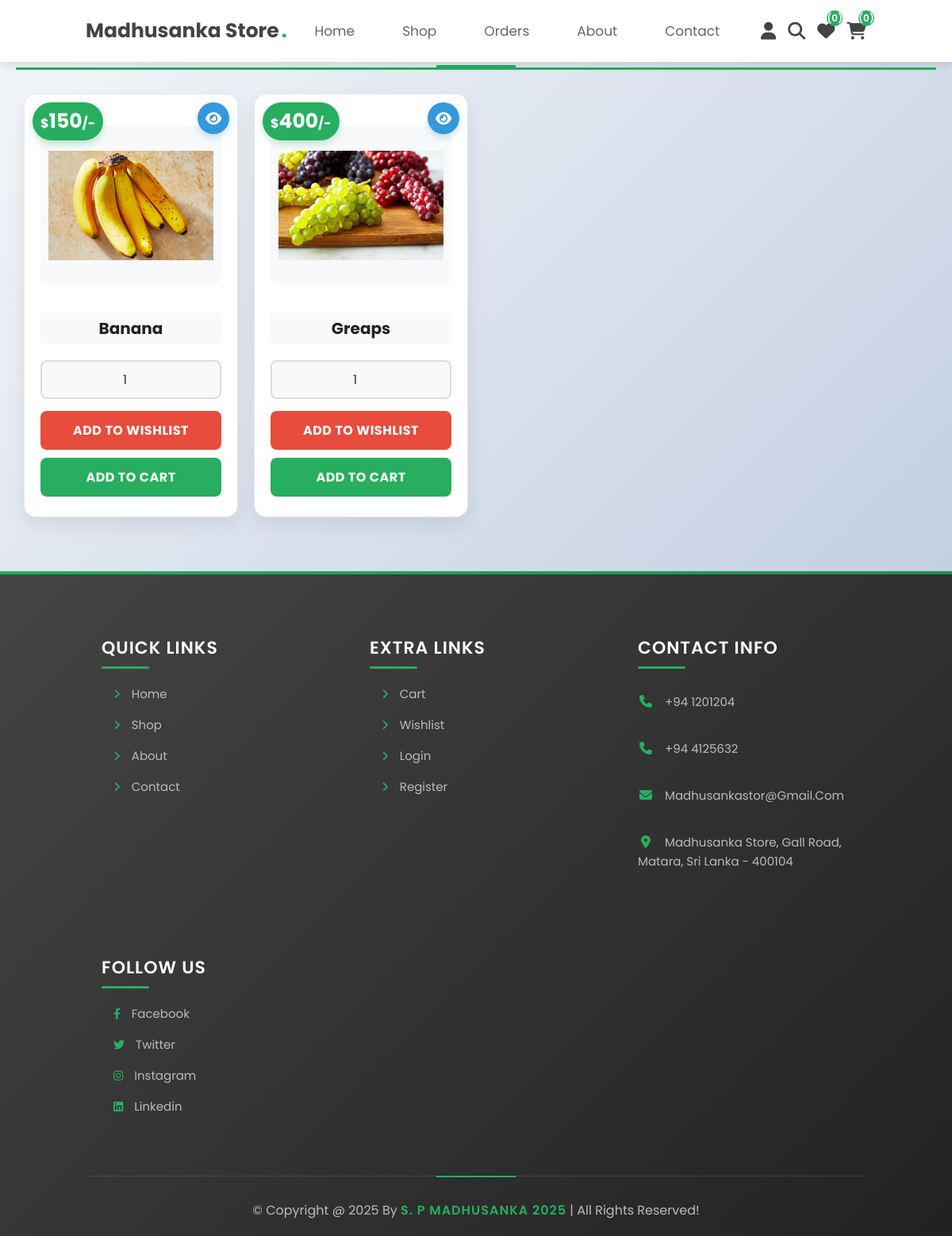
The page /category.php?category=fruits (signed in) on the database its author committed.
### tables this page shows
CREATE TABLE `products` (
  `id` int(100) NOT NULL,
  `name` varchar(100) NOT NULL,
  `category` varchar(20) NOT NULL,
  `details` varchar(500) NOT NULL,
  `price` int(100) NOT NULL,
  `image` varchar(100) NOT NULL
);

### category.php (the view, shortened to what this page needs)
<?php
@include 'config.php';
?>
<!DOCTYPE html>
<html lang="en">
<head>
   <link rel="stylesheet" href="https://cdnjs.cloudflare.com/ajax/libs/font-awesome/6.1.1/css/all.min.css">
   <link rel="stylesheet" href="css/home.css">
   <link rel="stylesheet" href="css/category.css">
</head>
<body>
<?php include 'header.php'; ?>
<section class="products">
   <h1 class="title">products categories</h1>
   <div class="box-container">
   <?php
      $category_name = $_GET['category'] ?? '';
      $select_products = $conn->prepare("SELECT * FROM `products` WHERE category = ?");
      $select_products->bind_param("s", $category_name);
      $select_products->execute();
      $result = $select_products->get_result();
      if($result->num_rows > 0){
         while($fetch_products = $result->fetch_assoc()){
   ?>
   <form action="" class="box" method="POST">
      <div class="price">$<span><?= htmlspecialchars($fetch_products['price']); ?></span>/-</div>
      <a href="view_page.php?pid=<?= $fetch_products['id']; ?>" class="fas fa-eye"></a>
      <img src="uploaded_img/<?= htmlspecialchars($fetch_products['image']); ?>" alt="">
      <div class="name"><?= htmlspecialchars($fetch_products['name']); ?></div>
      <input type="number" min="1" value="1" name="p_qty" class="qty">
      <input type="submit" value="add to wishlist" class="option-btn" name="add_to_wishlist">
      <input type="submit" value="add to cart" class="btn" name="add_to_cart">
   </form>
   <?php
         }
      }else{
         echo '<p class="empty">no products available!</p>';
      }
   ?>
   </div>
</section>
<?php include 'footer.php'; ?>
</body>
</html>

### css/home.css (style rules this page uses)
:root { --green: #27ae60; --dark-color: #219150; --black: #444; --light-color: #666; --border: .1rem solid rgba(0,0,0,.1); --border-hover: .1rem solid var(--black); --box-shadow: 0 .5rem 1rem rgba(0,0,0,.1); }
* { font-family: 'Poppins', sans-serif; margin: 0; padding: 0; box-sizing: border-box; outline: none; border: none; text-decoration: none; text-transform: capitalize; transition: all .2s linear; transition: width none; }
html { font-size: 62.5%; overflow-x: hidden; scroll-padding-top: 5rem; scroll-behavior: smooth; }
body { background: #f7f7f7; }
.btn { display: inline-block; margin-top: 1rem; padding: .9rem 3rem; border-radius: .5rem; background: var(--green); color: #fff; font-size: 1.7rem; cursor: pointer; font-weight: 500; }
.option-btn { display: inline-block; margin-top: 1rem; padding: .9rem 3rem; border-radius: .5rem; background: #f39c12; color: #fff; font-size: 1.7rem; cursor: pointer; font-weight: 500; }
.title { text-align: center; margin-bottom: 2rem; position: relative; font-size: 3.5rem; color: var(--black); text-transform: uppercase; padding-bottom: 1rem; }
.title::after { content: ''; position: absolute; bottom: 0; left: 50%; transform: translateX(-50%); width: 10rem; height: .3rem; background: var(--green); }
.products { padding: 5rem 9%; }
.products .box-container { display: grid; grid-template-columns: repeat(auto-fit, minmax(30rem, 1fr)); gap: 2.5rem; margin-top: 3rem; }
.products .box { background: #fff; border-radius: .5rem; padding: 2rem; text-align: center; position: relative; box-shadow: var(--box-shadow); overflow: hidden; transition: all 0.3s ease; }
.products .box .price { position: absolute; top: 1rem; left: 1rem; background: var(--green); color: #fff; font-size: 1.8rem; padding: .7rem 1.5rem; border-radius: .5rem; z-index: 10; }
.products .box .price span { font-size: 2.5rem; font-weight: bold; }
.products .box .fas.fa-eye { position: absolute; top: 1rem; right: 1rem; height: 4.5rem; width: 4.5rem; line-height: 4.5rem; background: var(--black); color: #fff; font-size: 2rem; border-radius: 50%; cursor: pointer; z-index: 10; }
.products .box img { height: 20rem; width: 100%; object-fit: contain; margin: 1.5rem 0; }
.products .box .name { font-size: 2rem; color: var(--black); margin: 1rem 0; font-weight: 600; }
.products .box .qty { width: 100%; padding: 1.2rem 1.4rem; font-size: 1.7rem; color: var(--black); background: #f7f7f7; border-radius: .5rem; margin: 1rem 0; border: var(--border); }
.products .box input[type="submit"] { width: 100%; margin-top: 1rem; }
.home-category .box, .products .box { animation: fadeIn 0.5s ease backwards; }
.products .box:nth-child(2) { animation-delay: 0.1s; }

### rows shown on the page
products: price "150", image (picture), name "Banana"
products: price "400", image (picture), name "Greaps"

### other values the page prints
$wishlist_count "0"
$cart_count "0"
